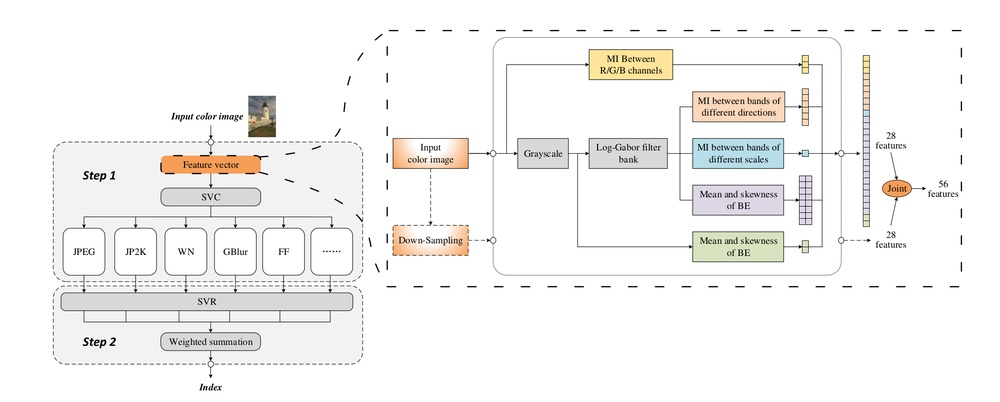
%> input picture pics/framework.png, 1000 x 402 px, shrunk from 2065 x 831 before the run
$ octave --eval "result = saliencyMap(imread('../pics/framework.png'));"   (GNU Octave 9; MATLAB toolbox functions it lacks are replaced by stand-ins)
%> lines starting %> are read from the running program, lines starting %| are printed output that depends on the picture
function SaliencyMap = saliencyMap(inImg)

inImg = im2double(inImg);
%% Spectral Residual
myFFT = fft2(inImg);
myFFT(myFFT==0) = eps;
myLogAmplitude = log(abs(myFFT));
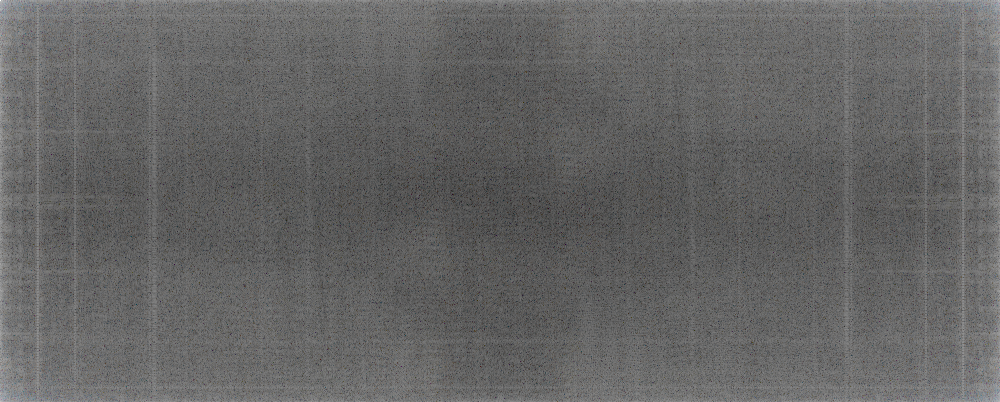
%> myLogAmplitude: size 402x1000x3 double; mean R, G, B 3.12, 3.11, 3.09; drawn with min black and max white
myPhase = angle(myFFT);
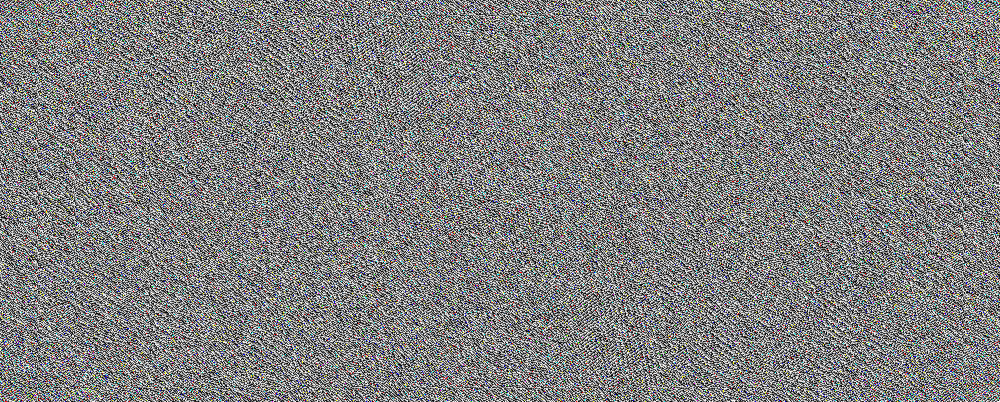
%> myPhase: size 402x1000x3 double; mean R, G, B 1.56e-05, 1.56e-05, 1.56e-05; drawn with min black and max white
mySpectralResidual = myLogAmplitude - imfilter(myLogAmplitude, fspecial('average', 3), 'replicate');
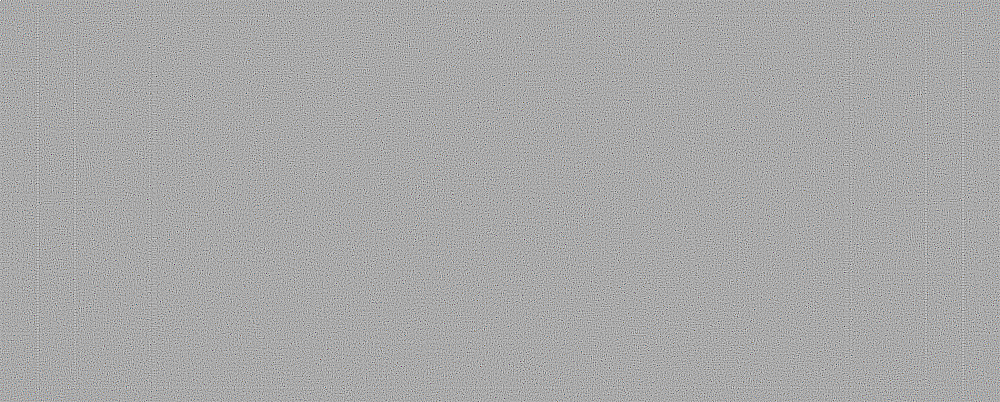
%> mySpectralResidual: size 402x1000x3 double; mean R, G, B 1.9e-16, 1.87e-16, 1.84e-16; drawn with min black and max white
SaliencyMap = abs(ifft2(exp(mySpectralResidual + 1j*myPhase))).^2;
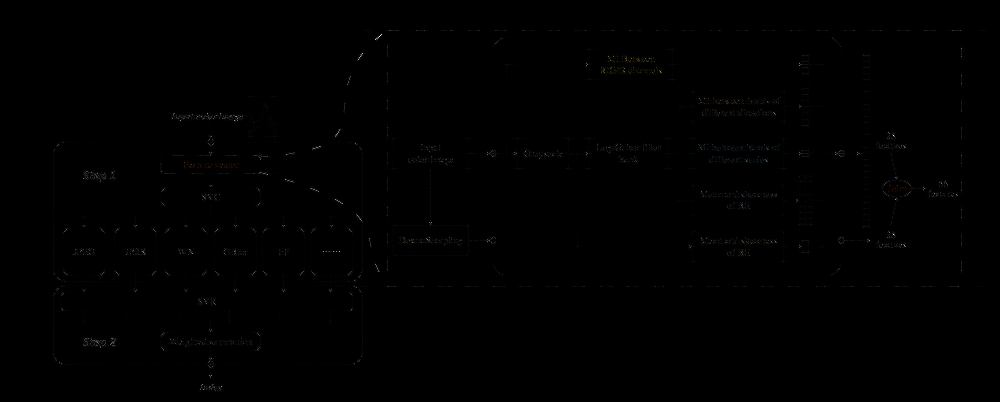
%> SaliencyMap: size 402x1000x3 double; mean R, G, B 4.15e-06, 4.16e-06, 4.15e-06; drawn with min black and max white

%% After Effect
SaliencyMap = imfilter(SaliencyMap, fspecial('gaussian', [10, 10], 2.5));
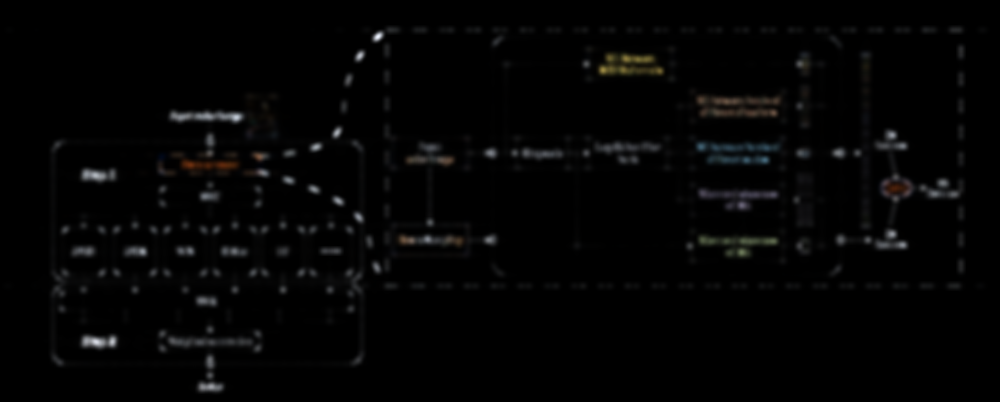
%> SaliencyMap: size 402x1000x3 double; mean R, G, B 4.15e-06, 4.16e-06, 4.15e-06; mean of the top-left, top-right, bottom-left and bottom-right quarters 3.91e-06, 5.4e-06, 5.42e-06, 1.88e-06; drawn with min black and max white
% SlMap = sum(sum(SaliencyMap));
